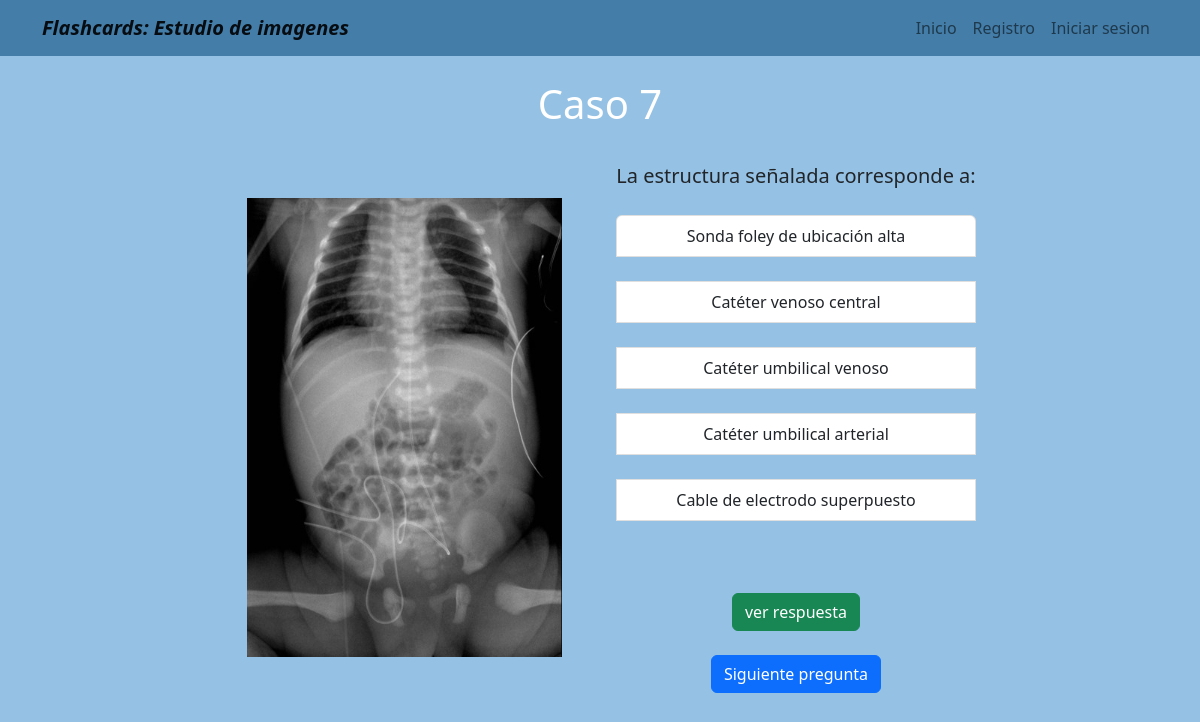
Page /alternativas/7/ on the committed database.
### alternativas/models.py (models this page shows)
class secc_alternativa(models.Model):
    numero_respuesta_alt= PositiveSmallIntegerField(default=1)
    alternativa_1= CharField(max_length=100, blank=True)
    alternativa_2= CharField(max_length=100, blank=True)
    alternativa_3= CharField(max_length=100, blank=True)
    alternativa_4= CharField(max_length=100, blank=True)
    alternativa_5= CharField(max_length=100, blank=True)
    alternativa_respuesta= CharField(max_length=100, blank=True)
    descripcion_breve = CharField(max_length=600, blank=True)
    url_info_esp= URLField(blank=True)
    url_info_ing= URLField(blank=True)
    imagen_con_patologia= ImageField(upload_to='estudio/images/')
    pregunta= CharField(max_length=500, blank=True)

### alternativas/views.py (the view)
# urls.py: path('7/', siete, name='siete'),
def siete(request):
    sept= secc_alternativa.objects.filter(numero_respuesta_alt=7)
    return render(request, '7.html',{'sept':sept})

### alternativas/templates/7.html
{% extends "layout.html" %}
{% block content %}
{% for info in sept %}
<h1 style="color:white ; text-align:center;"> Caso {{info.numero_respuesta_alt}}</h1> <br/>
  <td style="padding-left: 20px;">
    <img src=" {{info.imagen_con_patologia.url}}" width="75%" > <br>
  </td>
  <td style="padding-right: 50px;">
    <a style=" font-size: 20px">{{info.pregunta}} </a> <br><br>
    <div class="list-group">
      <a class="list-group-item list-group-item-action">{{info.alternativa_1}} </a> <br>
      <a class="list-group-item list-group-item-action">{{info.alternativa_2}} </a> <br>
      <a class="list-group-item list-group-item-action">{{info.alternativa_3}} </a> <br>
      <a class="list-group-item list-group-item-action">{{info.alternativa_4}} </a> <br>
      <a class="list-group-item list-group-item-action">{{info.alternativa_5}} </a> <br>
  </div>
  <br> <br> <a class="btn btn-success text-center contenedor-boton-inicio" href="{% url 'siete_r' %}" role="button" > ver respuesta </a>
  <br> <br> <a class="btn btn-primary text-center contenedor-boton-inicio" href="{% url 'ocho' %}" role="button" > Siguiente pregunta </a>
</td>
{% endfor %}
{% endblock %}

### home/templates/layout.html (style rules this page uses)
body { background-color:#95c2e4; text-align: center; }
.contenedor-boton-inicio { display: inline-flex; }

### rows in the picture
secc_alternativa: numero_respuesta_alt "7", imagen_con_patologia (picture), pregunta "La estructura señalada corresponde a:", alternativa_1 "Sonda foley de ubicación alta", alternativa_2 "Catéter venoso central", alternativa_3 "Catéter umbilical venoso", alternativa_4 "Catéter umbilical arterial", alternativa_5 "Cable de electrodo superpuesto"
